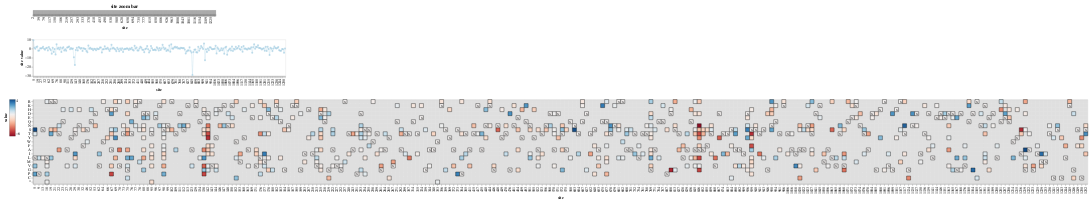

Write notebook code for a chart like this one.
### Code cell
chart = model.mut_shift_plot()
chart

### Figure 1 — Vega-Lite specification as saved in the notebook (floating-point values rounded to 4 significant figures; data arrays with more than 128 entries replaced by an {"elided": "..."} marker saying what was removed)
{"config": {"view": {"continuousWidth": 400, "continuousHeight": 300}, "axis": {"grid": false, "labelOverlap": "parity"}, "padding": 10}, "vconcat": [{"data": {"name": "data-2e20cfedcdfaa019941021c54d923314"}, "mark": "rect", "encoding": {"color": {"value": "gray"}, "tooltip": [{"field": "site", "type": "quantitative"}], "x": {"field": "site", "sort": {"field": "_stat_site_order", "order": "ascending"}, "type": "ordinal"}}, "height": 11, "params": [{"name": "parameter003", "select": {"type": "interval", "encodings": ["x"], "mark": {"stroke": "black", "strokeWidth": 2}}}, {"name": "floor_at_zero", "select": {"type": "point", "fields": ["floor"]}, "bind": {"input": "radio", "options": [0, -6.169], "labels": ["yes", "no"], "name": "floor value at zero"}, "value": [{"floor": -6.169}]}, {"name": "parameter003", "select": {"type": "interval", "encodings": ["x"], "mark": {"stroke": "black", "strokeWidth": 2}}}, {"name": "parameter001", "select": {"type": "point", "fields": ["cutoff"]}, "bind": {"input": "range", "max": 4.287, "min": -6.169, "name": "minimum max of value at site"}, "value": [{"cutoff": -6.169}]}], "title": "site zoom bar", "width": 500}, {"layer": [{"mark": {"type": "line", "opacity": 0.7, "size": 1}, "encoding": {"color": {"field": "condition", "legend": null, "scale": {"domain": ["S_Omicron_BA_2-1"], "range": ["#a6cee3"]}, "type": "nominal"}, "tooltip": [{"field": "site", "type": "quantitative"}, {"field": "_stat_site_val", "format": ".3g", "title": "site value", "type": "quantitative"}, {"field": "wildtype", "type": "nominal"}], "x": {"field": "site", "sort": {"field": "_stat_site_order", "order": "ascending"}, "type": "ordinal"}, "y": {"field": "_stat_site_val", "scale": {"zero": true}, "title": "site value", "type": "quantitative"}}, "params": [{"name": "site_stat", "select": {"type": "point", "fields": ["_stat_site_stat"]}, "bind": {"input": "radio", "options": ["_stat_sum", "_stat_mean", "_stat_max", "_stat_min"], "labels": ["sum", "mean", "max", "min"], "name": "site value statistic"}, "value": [{"_stat_site_stat": "_stat_sum"}]}, {"name": "parameter002", "select": {"type": "point", "fields": ["_stat_show_line"]}, "bind": {"input": "radio", "options": [true, false], "labels": ["yes", "no"], "name": "show line on site plot"}, "value": [{"_stat_show_line": true}]}, {"name": "floor_at_zero", "select": {"type": "point", "fields": ["floor"]}, "bind": {"input": "radio", "options": [0, -6.169], "labels": ["yes", "no"], "name": "floor value at zero"}, "value": [{"floor": -6.169}]}, {"name": "parameter003", "select": {"type": "interval", "encodings": ["x"], "mark": {"stroke": "black", "strokeWidth": 2}}}, {"name": "parameter001", "select": {"type": "point", "fields": ["cutoff"]}, "bind": {"input": "range", "max": 4.287, "min": -6.169, "name": "minimum max of value at site"}, "value": [{"cutoff": -6.169}]}], "transform": [{"lookup": "site", "from": {"data": {"name": "data-2d6f9738257fcf8d71762a0240182ea8"}, "key": "site", "fields": ["wildtype", "_stat_site_order"]}}, {"calculate": "max(datum['value'],floor_at_zero['floor'])", "as": "_stat"}, {"joinaggregate": [{"op": "max", "field": "_stat", "as": "_stat_site_max"}], "groupby": ["site"]}, {"filter": "((datum['_stat_site_max'] >= (parameter001['cutoff'] - 1e-06)) || (!isNumber(datum['_stat_site_max'])))"}, {"calculate": "(datum.wildtype !== datum.mutant)", "as": "_stat_not_wildtype"}, {"joinaggregate": [{"op": "max", "field": "_stat_not_wildtype", "as": "_stat_site_has_non_wildtype"}], "groupby": ["site"]}, {"filter": "datum['_stat_site_has_non_wildtype']"}, {"filter": {"param": "parameter003"}}, {"filter": "(datum.wildtype !== datum.mutant)"}, {"aggregate": [{"op": "sum", "field": "_stat", "as": "_stat_sum"}, {"op": "mean", "field": "_stat", "as": "_stat_mean"}, {"op": "max", "field": "_stat", "as": "_stat_max"}, {"op": "min", "field": "_stat", "as": "_stat_min"}], "groupby": ["site", "wildtype", "_stat_site_order", "condition"]}, {"fold": ["_stat_sum", "_stat_mean", "_stat_max", "_stat_min"], "as": ["_stat_site_stat", "_stat_site_val"]}, {"filter": {"param": "site_stat"}}, {"calculate": "true", "as": "_stat_show_line"}, {"filter": {"param": "parameter002"}}]}, {"mark": {"type": "circle", "opacity": 0.7}, "encoding": {"color": {"field": "condition", "legend": null, "scale": {"domain": ["S_Omicron_BA_2-1"], "range": ["#a6cee3"]}, "type": "nominal"}, "tooltip": [{"field": "site", "type": "quantitative"}, {"field": "_stat_site_val", "format": ".3g", "title": "site value", "type": "quantitative"}, {"field": "wildtype", "type": "nominal"}], "x": {"field": "site", "sort": {"field": "_stat_site_order", "order": "ascending"}, "type": "ordinal"}, "y": {"field": "_stat_site_val", "scale": {"zero": true}, "title": "site value", "type": "quantitative"}}, "transform": [{"lookup": "site", "from": {"data": {"name": "data-2d6f9738257fcf8d71762a0240182ea8"}, "key": "site", "fields": ["wildtype", "_stat_site_order"]}}, {"calculate": "max(datum['value'],floor_at_zero['floor'])", "as": "_stat"}, {"joinaggregate": [{"op": "max", "field": "_stat", "as": "_stat_site_max"}], "groupby": ["site"]}, {"filter": "((datum['_stat_site_max'] >= (parameter001['cutoff'] - 1e-06)) || (!isNumber(datum['_stat_site_max'])))"}, {"calculate": "(datum.wildtype !== datum.mutant)", "as": "_stat_not_wildtype"}, {"joinaggregate": [{"op": "max", "field": "_stat_not_wildtype", "as": "_stat_site_has_non_wildtype"}], "groupby": ["site"]}, {"filter": "datum['_stat_site_has_non_wildtype']"}, {"filter": {"param": "parameter003"}}, {"filter": "(datum.wildtype !== datum.mutant)"}, {"aggregate": [{"op": "sum", "field": "_stat", "as": "_stat_sum"}, {"op": "mean", "field": "_stat", "as": "_stat_mean"}, {"op": "max", "field": "_stat", "as": "_stat_max"}, {"op": "min", "field": "_stat", "as": "_stat_min"}], "groupby": ["site", "wildtype", "_stat_site_order", "condition"]}, {"fold": ["_stat_sum", "_stat_mean", "_stat_max", "_stat_min"], "as": ["_stat_site_stat", "_stat_site_val"]}, {"filter": {"param": "site_stat"}}]}], "data": {"name": "data-bca034d21e605505a2e754b7eb7a8cea"}, "height": 100, "width": 690}, {"vconcat": [{"layer": [{"mark": {"type": "rect", "color": "gray", "opacity": 0.25}, "encoding": {"x": {"field": "site", "sort": {"field": "_stat_site_order", "order": "ascending"}, "type": "ordinal"}, "y": {"field": "mutant", "scale": {"domain": ["R", "K", "H", "D", "E", "Q", "N", "S", "T", "Y", "W", "F", "A", "I", "L", "M", "V", "G", "P", "C", "*"]}, "sort": ["R", "K", "H", "D", "E", "Q", "N", "S", "T", "Y", "W", "F", "A", "I", "L", "M", "V", "G", "P", "C", "*"], "title": null, "type": "nominal"}}, "params": [{"name": "floor_at_zero", "select": {"type": "point", "fields": ["floor"]}, "bind": {"input": "radio", "options": [0, -6.169], "labels": ["yes", "no"], "name": "floor value at zero"}, "value": [{"floor": -6.169}]}, {"name": "parameter003", "select": {"type": "interval", "encodings": ["x"], "mark": {"stroke": "black", "strokeWidth": 2}}}, {"name": "parameter001", "select": {"type": "point", "fields": ["cutoff"]}, "bind": {"input": "range", "max": 4.287, "min": -6.169, "name": "minimum max of value at site"}, "value": [{"cutoff": -6.169}]}], "transform": [{"lookup": "site", "from": {"data": {"name": "data-2d6f9738257fcf8d71762a0240182ea8"}, "key": "site", "fields": ["wildtype", "_stat_site_order"]}}, {"calculate": "max(datum['value'],floor_at_zero['floor'])", "as": "_stat"}, {"joinaggregate": [{"op": "max", "field": "_stat", "as": "_stat_site_max"}], "groupby": ["site"]}, {"filter": "((datum['_stat_site_max'] >= (parameter001['cutoff'] - 1e-06)) || (!isNumber(datum['_stat_site_max'])))"}, {"calculate": "(datum.wildtype !== datum.mutant)", "as": "_stat_not_wildtype"}, {"joinaggregate": [{"op": "max", "field": "_stat_not_wildtype", "as": "_stat_site_has_non_wildtype"}], "groupby": ["site"]}, {"filter": "datum['_stat_site_has_non_wildtype']"}, {"filter": {"param": "parameter003"}}, {"impute": "_stat_dummy", "key": "mutant", "groupby": ["site"], "keyvals": ["R", "K", "H", "D", "E", "Q", "N", "S", "T", "Y", "W", "F", "A", "I", "L", "M", "V", "G", "P", "C", "*"], "value": null}]}, {"mark": "rect", "encoding": {"color": {"field": "_stat", "legend": {"gradientLength": 100, "gradientStrokeColor": "black", "gradientStrokeWidth": 0.5, "orient": "left", "title": "value", "titleOrient": "left"}, "scale": {"domainMax": 4.287, "domainMid": 0, "domainMin": {"expr": "floor_at_zero.floor"}, "nice": false, "scheme": "redblue", "type": "linear", "zero": true}, "type": "quantitative"}, "stroke": {"value": "black"}, "tooltip": [{"field": "site", "type": "nominal"}, {"field": "wildtype", "type": "nominal"}, {"field": "mutant", "type": "nominal"}, {"field": "value", "format": ".3g", "type": "quantitative"}], "x": {"axis": {"labels": true, "ticks": true, "title": "site"}, "field": "site", "sort": {"field": "_stat_site_order", "order": "ascending"}, "type": "ordinal"}, "y": {"field": "mutant", "scale": {"domain": ["R", "K", "H", "D", "E", "Q", "N", "S", "T", "Y", "W", "F", "A", "I", "L", "M", "V", "G", "P", "C", "*"]}, "sort": ["R", "K", "H", "D", "E", "Q", "N", "S", "T", "Y", "W", "F", "A", "I", "L", "M", "V", "G", "P", "C", "*"], "title": null, "type": "nominal"}}, "title": {"text": "", "anchor": "middle", "color": "#a6cee3", "orient": "left"}, "transform": [{"lookup": "site", "from": {"data": {"name": "data-2d6f9738257fcf8d71762a0240182ea8"}, "key": "site", "fields": ["wildtype", "_stat_site_order"]}}, {"calculate": "max(datum['value'],floor_at_zero['floor'])", "as": "_stat"}, {"joinaggregate": [{"op": "max", "field": "_stat", "as": "_stat_site_max"}], "groupby": ["site"]}, {"filter": "((datum['_stat_site_max'] >= (parameter001['cutoff'] - 1e-06)) || (!isNumber(datum['_stat_site_max'])))"}, {"calculate": "(datum.wildtype !== datum.mutant)", "as": "_stat_not_wildtype"}, {"joinaggregate": [{"op": "max", "field": "_stat_not_wildtype", "as": "_stat_site_has_non_wildtype"}], "groupby": ["site"]}, {"filter": "datum['_stat_site_has_non_wildtype']"}, {"filter": {"param": "parameter003"}}, {"filter": "(datum['condition'] === 'S_Omicron_BA_2-1')"}]}, {"mark": {"type": "text", "color": "black", "text": "x"}, "encoding": {"x": {"field": "site", "sort": {"field": "_stat_site_order", "order": "ascending"}, "type": "ordinal"}, "y": {"field": "mutant", "scale": {"domain": ["R", "K", "H", "D", "E", "Q", "N", "S", "T", "Y", "W", "F", "A", "I", "L", "M", "V", "G", "P", "C", "*"]}, "sort": ["R", "K", "H", "D", "E", "Q", "N", "S", "T", "Y", "W", "F", "A", "I", "L", "M", "V", "G", "P", "C", "*"], "title": null, "type": "nominal"}}, "transform": [{"lookup": "site", "from": {"data": {"name": "data-2d6f9738257fcf8d71762a0240182ea8"}, "key": "site", "fields": ["wildtype", "_stat_site_order"]}}, {"calculate": "max(datum['value'],floor_at_zero['floor'])", "as": "_stat"}, {"joinaggregate": [{"op": "max", "field": "_stat", "as": "_stat_site_max"}], "groupby": ["site"]}, {"filter": "((datum['_stat_site_max'] >= (parameter001['cutoff'] - 1e-06)) || (!isNumber(datum['_stat_site_max'])))"}, {"calculate": "(datum.wildtype !== datum.mutant)", "as": "_stat_not_wildtype"}, {"joinaggregate": [{"op": "max", "field": "_stat_not_wildtype", "as": "_stat_site_has_non_wildtype"}], "groupby": ["site"]}, {"filter": "datum['_stat_site_has_non_wildtype']"}, {"filter": {"param": "parameter003"}}, {"filter": "(datum.wildtype === datum.mutant)"}]}], "height": {"step": 11}, "width": {"step": 11}}], "data": {"name": "data-bca034d21e605505a2e754b7eb7a8cea"}, "resolve": {"scale": {"color": "shared", "x": "shared"}}, "spacing": 10}], "resolve": {"scale": {"color": "independent"}}, "$schema": "https://vega.github.io/schema/vega-lite/v5.2.0.json", "datasets": {"data-2e20cfedcdfaa019941021c54d923314": {"elided": "1052 records"}, "data-bca034d21e605505a2e754b7eb7a8cea": {"elided": "1550 records"}, "data-2d6f9738257fcf8d71762a0240182ea8": {"elided": "1052 records"}}}
